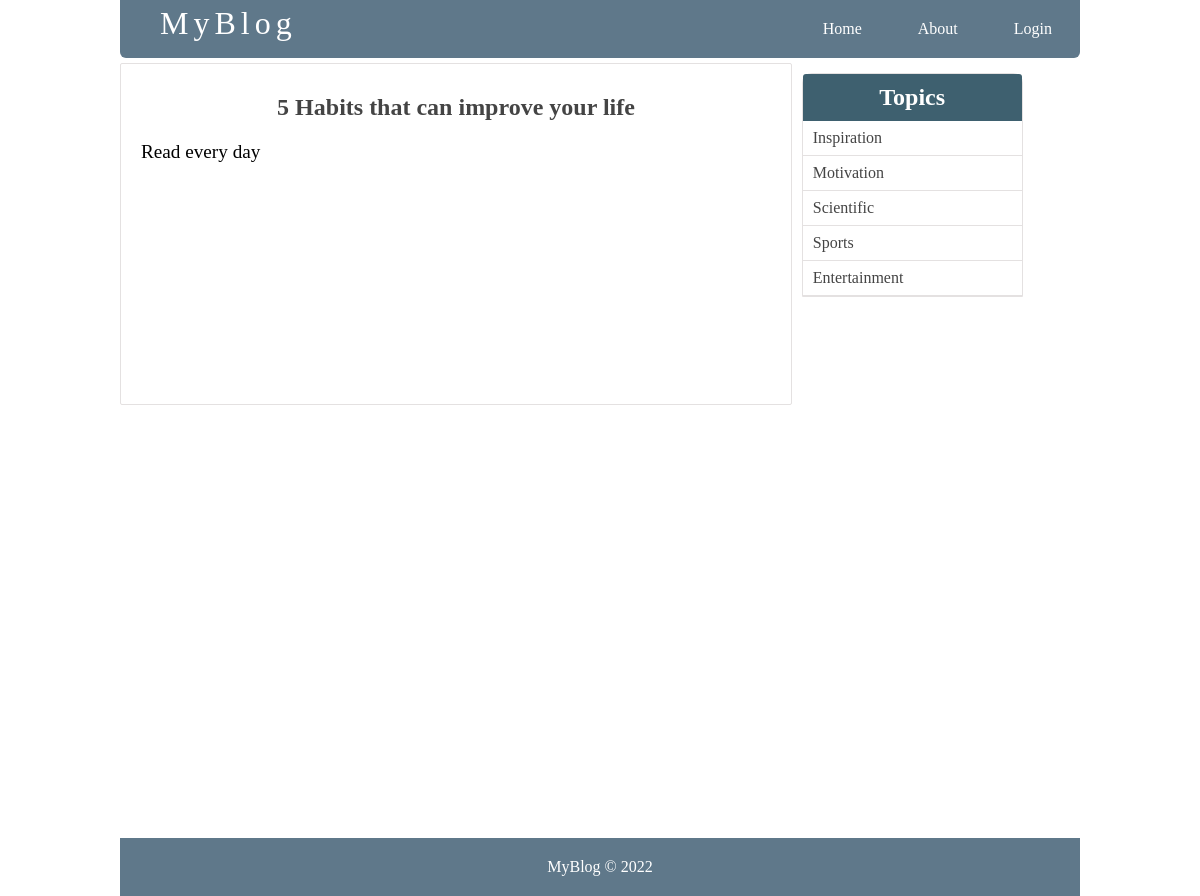
The page /single_article.php?post-slug=5-habits-that-can-improve-your-life on the database its author committed.
### tables this page shows
CREATE TABLE `articles` (
  `id` int NOT NULL AUTO_INCREMENT,
  `user_id` int DEFAULT NULL,
  `title` varchar(255) NOT NULL,
  `holder` varchar(255) NOT NULL,
  `views` int NOT NULL DEFAULT '0',
  `image` varchar(255) NOT NULL,
  `body` text NOT NULL,
  `published` tinyint(1) NOT NULL,
  `created_at` timestamp NOT NULL DEFAULT CURRENT_TIMESTAMP ON UPDATE CURRENT_TIMESTAMP,
  `updated_at` timestamp NOT NULL DEFAULT '0000-00-00 00:00:00',
  PRIMARY KEY (`id`),
  UNIQUE KEY `slug` (`holder`),
  KEY `user_id` (`user_id`),
  CONSTRAINT `articles_ibfk_1` FOREIGN KEY (`user_id`) REFERENCES `users` (`id`)
);

CREATE TABLE `topics` (
  `id` int NOT NULL,
  `name` varchar(255) DEFAULT NULL,
  `topic_holder` varchar(255) DEFAULT NULL,
  PRIMARY KEY (`id`),
  UNIQUE KEY `topic_holder_UNIQUE` (`topic_holder`)
);

### functions.php (called while the page is built, shortened)
<?php
function getTopic($articlId){
    global $conn;
    $sql = "SELECT * FROM topics WHERE id=
			(SELECT topic_id FROM posts WHERE article_id=$articlId) LIMIT 1";
	$result = mysqli_query($conn, $sql);
	$topic = mysqli_fetch_assoc($result);
	return $topic;
}
function getArticle($holder){
	global $conn;
	$article_holder = $_GET['post-slug'];
	$sql = "SELECT * FROM articles WHERE holder='$article_holder' AND published=true";
	$result = mysqli_query($conn, $sql);
	$article = mysqli_fetch_assoc($result);
	if ($article) {
		$article['topic'] = getTopic($article['id']);
	}
	return $article;
}
function getTopics()
{
	global $conn;
	$sql = "SELECT * FROM topics";
	$result = mysqli_query($conn, $sql);
	$topics = mysqli_fetch_all($result, MYSQLI_ASSOC);
	return $topics;
}
?>

### single_article.php (the view, shortened to what this page needs)
<?php  include('connect.php'); ?>
<?php  include('functions.php'); ?>
<?php
	if (isset($_GET['post-slug'])) {
		$post = getArticle($_GET['post-slug']);
	}
	$topics = getTopics();
?>
<!DOCTYPE html>
<html>
<head>
	<link rel="stylesheet" href="css/style.css">
</head>
<body>
<div class="container">
<div class="navbar">
			<div class="brand">
				<a href="index.php"><h1>MyBlog</h1></a>
			</div>
			<ul>
			  <li><a class="active" href="index.php">Home</a></li>
			  <li><a href="about.php">About</a></li>
              <li><a href="login.php">Login</a></li>
			</ul>
		</div>
	<div class="content" >
		<div class="post-wrapper">
			<div class="full-post-div">
			<?php if ($post['published'] == false): ?>
				<h2 class="post-title">Sorry... This post has not been published</h2>
			<?php else: ?>
				<h2 class="post-title"><?php echo $post['title']; ?></h2>
				<div class="post-body-div">
					<?php echo html_entity_decode($post['body']); ?>
				</div>
			<?php endif ?>
			</div>
		</div>
		<div class="post-sidebar">
			<div class="card">
				<div class="card-header">
					<h2>Topics</h2>
				</div>
				<div class="card-content">
					<?php foreach ($topics as $topic): ?>
						<a
							href="<?php echo 'articleby_topic.php?topic=' . $topic['id'] ?>">
							<?php echo $topic['name']; ?>
						</a>
					<?php endforeach ?>
				</div>
			</div>
		</div>
	</div>
</div>
<div class="footer">
			<p>MyBlog &copy; 2022</p>
		</div>
</body>
</html>

### style.css (style rules this page uses)
* { margin: 0px; padding: 0px; }
html { height: 100%; box-sizing: border-box; }
body { position: relative; margin: 0; padding-bottom: 6rem; min-height: 100%; }
h1, h2, h3, h4, h5, h6 { color: #444; font-family: 'sans-serif', cursive; }
a { text-decoration: none; }
ul, ol { margin-left: 40px; }
.container { width: 80%; margin: 0px auto; }
.navbar { margin: 0 auto; overflow: hidden; background-color: #5f788a; border-radius: 0px 0px 6px 6px; }
.navbar ul { list-style-type: none; float: right; }
.navbar ul li { float: left; font-family: cursive; }
.navbar ul li a { display: block; color: white; text-align: center; padding: 20px 28px; text-decoration: none; }
.navbar .brand { float: left; padding-top: 5px; padding-left: 40px; }
.navbar .brand h1 { color: white; font-size: 2em; letter-spacing: 5px; font-weight: 100; font-family: cursive; }
.footer { position: absolute; right: 0; bottom: 0; left: 0; color: white; background-color: #5f788a; text-align: center; width: 80%; margin: 20px auto 0px; padding: 20px 0px; }
.content { margin: 5px auto; border-radius: 5px; min-height: 400px; }
.content:after { content: ""; display: block; clear: both; }
.content .post-wrapper { width: 70%; float: left; min-height: 250px; }
.full-post-div { min-height: 300px; padding: 20px; border: 1px solid #e4e1e1; border-radius: 2px; }
.full-post-div h2.post-title { margin: 10px auto 20px; text-align: center; }
.post-body-div { font-family: cursive; font-size: 1.2em; }
.post-sidebar { width: 24%; float: left; margin-left: 5px; min-height: 400px; }
.post-sidebar .card { width: 95%; margin: 10px auto; border: 1px solid #e4e1e1; border-radius: 10px 10px 0px 0px; }
.post-sidebar .card .card-header { padding: 10px; text-align: center; border-radius: 3px 3px 0px 0px; background: #3E606F; }
.post-sidebar .card .card-header h2 { color: white; }
.post-sidebar .card .card-content a { display: block; box-sizing: border-box; padding: 8px 10px; border-bottom: 1px solid #e4e1e1; color: #444; font-family: cursive; }

### rows shown on the page
articles: title "5 Habits that can improve your life", body "Read every day"
topics: name "Inspiration"
topics: name "Motivation"
topics: name "Scientific"
topics: name "Sports"
topics: name "Entertainment"
